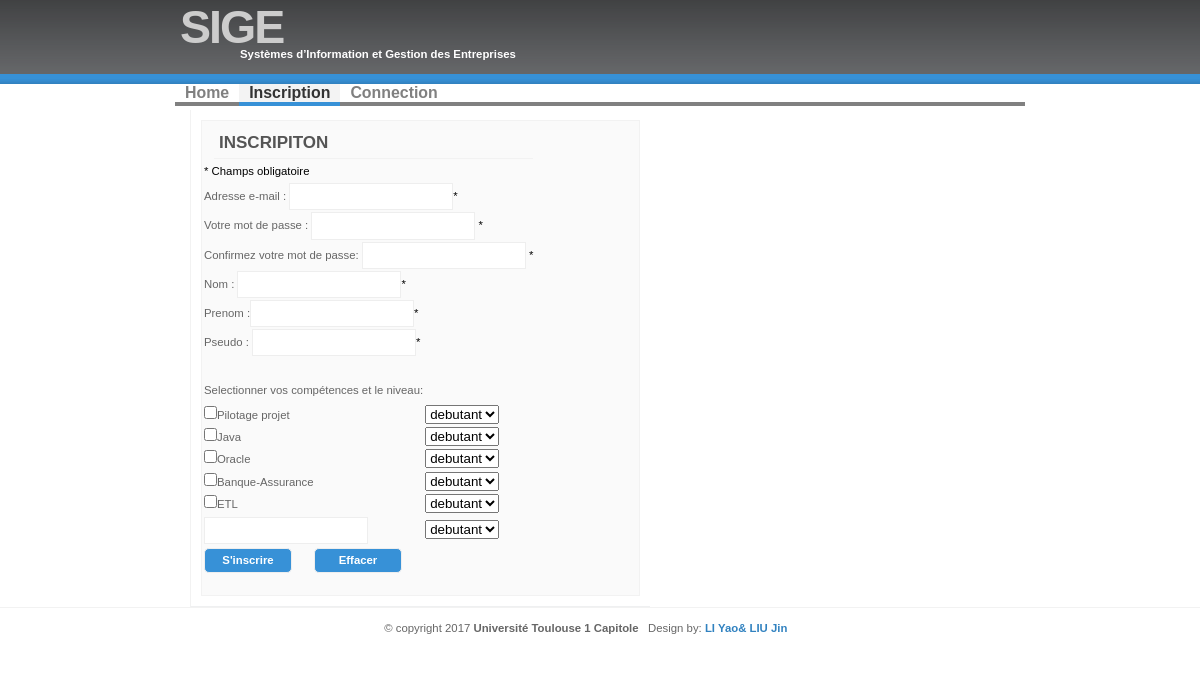
The app's page /inscrire.php with its own data.
### tables this page shows
CREATE TABLE `COMPETENCE` (
	`CODEC` INTEGER(2) NOT NULL  AUTO_INCREMENT ,
  `NOMC` CHAR(32) NULL  ,
  PRIMARY KEY (`CODEC`)
 
);

### inscrire.php (the view, shortened to what this page needs)
<!DOCTYPE html>
<html>
    <head>
         <link href="styleprofil.css" rel="stylesheet" type="text/css" media="all" />
    </head>
    <body>
<div id="wrap">
<div id="header">
		<h1 id="logo">SI<span class="blue">GE</span></h1>
		<h2 id="slogan">Systèmes d’Information et Gestion des Entreprises</h2>
	</div>
<div id="menu">
		<ul>
			<li> <a href="home.php">Home</a></li>
			<li  id="current"> <a href="#">Inscription</a></li>
			<li> <a href="home.php">Connection</a></li>
		</ul>
	</div>
			 <div id="three-column" class="container">
			 <div id='tbox2'>
 <?php
   require("fonction.php");
  $connection=connectBD();
?>
      <form action="<?php echo htmlspecialchars($_SERVER["PHP_SELF"]);?>" method="POST">
         <table style='text-align:left'>
            <tr><td><h1>Inscripiton</h1></td></tr>
            <tr><td><span class="error">* Champs obligatoire</span></td></tr>
            <tr><td>Adresse e-mail : <input type="email" name="email" required><span class="error">*</span></td></tr>
            <tr><td>Votre mot de passe : <input type="password" name="password1" id="password1" onblur="check_psd()" required>
                    <span class="error">*</span></td></tr>
            <tr><td>Confirmez votre mot de passe: <input type="password" name="password2" id="password2" onblur="check_psd()" required>
                    <span class="error" id="etat_psd">*</span></td></tr>
            <tr><td>Nom : <input type="text" name="nom" required ><span class="error">*</span></td></tr>
            <tr><td>Prenom :<input type="text" name="prenom" required><span class="error">*</span></td></tr>
            <tr><td>Pseudo : <input type="text" name="pseudo" required><span class="error">*</span></td></tr>
           </table>
<?php
  $sql="SELECT IDN,LIBELLEN
                FROM NIVEAU";
            $res=mysqli_query($connection,$sql);
           while($ligne=mysqli_fetch_array($res)){
               $ligneligne[]=$ligne["IDN"];
               $ligneligneligne[]=$ligne["LIBELLEN"];
            }
echo "<div id='competence'>";
         $sql="SELECT CODEC,NOMC
                FROM COMPETENCE";
         $res=mysqli_query($connection,$sql);
         echo "<table style='text-align:left'>";
          echo "<tr>";
                 echo "<td>";
         echo "Selectionner vos compétences et le niveau:  ";
          echo '</td><tr>';
    while($ligne=mysqli_fetch_array($res)){
     echo "<tr>";
     echo "<td>";
    echo("<input type='checkbox' name='CODEC[]'  value=".$ligne['CODEC'].">".$ligne['NOMC']);
        echo '</td><td>';
        echo '<select name="niveau[]">';
        for($i=0;$i<count($ligneligne);$i++){
        echo("<option  value=".$ligneligne[$i].">". $ligneligneligne[$i]." </option>");
        }
        echo '</select>';
        echo "</td></tr>";
                                            }
echo '<tr><td>';
echo '<input type="text" name="competence" value=""></td><td>';
echo '<select name="niveau2">';
         $sql="SELECT IDN,LIBELLEN
                FROM NIVEAU";
         $res=mysqli_query($connection,$sql);
    while($ligne=mysqli_fetch_array($res)){
		echo("<option  value=".$ligne['IDN'].">".$ligne['LIBELLEN']." </option>");
    }
echo '</select></br>';
 echo'</td></tr></table>';
echo "</div>";
?>
<table style='text-align:left'>
    <tr><td><input class="button" type="submit" name="submit" value="S'inscrire" onClick="return confirm('envoyer ?')"></td>
    <td><input class="button" name="reset" type="reset" onClick="return confirm('effacer ?')" value="Effacer" ></td>
</table>
      </form>
 </div>
</div>
</div>
		<div id="footer">
			<p>
			&copy; copyright 2017 <strong>Université Toulouse 1 Capitole</strong>&nbsp;&nbsp;
			Design by: <a href="#">LI Yao& LIU Jin</a>
			</p>
		</div>
    </body>
</html>

### styleprofil.css (style rules this page uses)
* { margin: 0; padding: 0; }
body { margin: 0; padding: 0; font: 71%/1.8em Verdana, 'Trebuchet MS', Arial, Sans-serif; background: url(images/headerbg-blue.gif) repeat-x; color: #666666; text-align: center; }
h1,h2 { font: bold 1em 'Trebuchet MS', Tahoma, Sans-serif; text-transform: uppercase; color: #555; }
h1 { font-size: 1.5em; }
h2 { font-size: 1.3em; }
.button { width: 88px; font: bold 1em 'Trebuchet MS', Tahoma, Sans-serif; line-height: 15px; text-align: center; color: #fff; border-radius: 5px; margin:0 20px 20px 0; position: relative; overflow: hidden; background: #3791d7; }
a { background: inherit; color: #3182C0; }
p, h1, h2, h3 { margin: 10px 15px; }
ul, ol { list-style:none; margin: 10px 30px; padding: 0 15px; }
form { margin:10px; padding: 0; border: 1px solid #f2f2f2; background-color: #FAFAFA; }
input { padding: 4px; border:1px solid #eee; font: normal 1em/1.5em Verdana, sans-serif; color:#777; }
#menu { clear: both; margin: 0; padding: 0; }
#menu ul { position: relative; bottom: 4px; margin: 0; padding: 0; float: left; font: bold 1.4em 'Trebuchet MS', Tahoma, Arial, Sans-serif; width: 850px; border: 1px solid #808080; border-width: 0 0 4px 0; list-style: none; }
#menu ul li { display: inline; }
#menu ul li a { position: relative; bottom: -4px; float: left; color: #808080; padding: 0px 10px; text-decoration: none; background: white url(menudivide.gif) repeat-y right top; border-bottom: 4px solid #808080; }
#menu ul li#current a { color: #333; background-color: #F3F3F3; border-bottom: 4px solid #3791D7; }
#tbox1,#tbox2,#tbox3 td { border-bottom: 1px solid #EFF0F1; padding: 2px 5px 2px 20px; }
* #wrap { margin: 0 auto; width: 850px; text-align: left; background: #FFF; }
#three-column { clear:both; margin: 0; padding:0; width: 850px; }
#header { position: relative; background: url(images/headerbg-blue.gif) repeat-x; height: 84px; }
#header h1#logo { position: absolute; margin: 0; padding: 0; font: bolder 4.1em 'Trebuchet MS', Arial, Sans-serif; letter-spacing: -2px; color: #CCC; text-transform: UPPERCASE; top: 0; left: 5px; }
#header h2#slogan { position: absolute; margin: 0; padding: 0; font: bold 1em 'Trebuchet MS', Arial, Sans-serif; text-transform: none; color: #FFF; top: 48px; left:65px; }
#tbox2 { float: left; margin-left: 15px; padding: 0; width: 54%; border-left: 1px solid #f2f2f2; }
#tbox2 h1, #tbox3 h1 { padding: 10px 0 5px 5px; margin: 0 0 0 10px; text-transform: uppercase; border-bottom: 1px solid #f2f2f2; }
#footer { clear:both; background: #FFF url(footerbg.gif) repeat-x left top; border-top: 1px solid #F2F2F2; text-align: center; height: 50px; }
#footer a { text-decoration: none; font-weight: bold; }

### inscrire.php (style rules this page uses)
.error { color: #000000; }

### records on screen
competence: NOMC "Pilotage projet"
competence: NOMC "Java"
competence: NOMC "Oracle"
competence: NOMC "Banque-Assurance"
competence: NOMC "ETL"

### other values on screen
form field value "debutant"
form field niveau2 "debutant"
